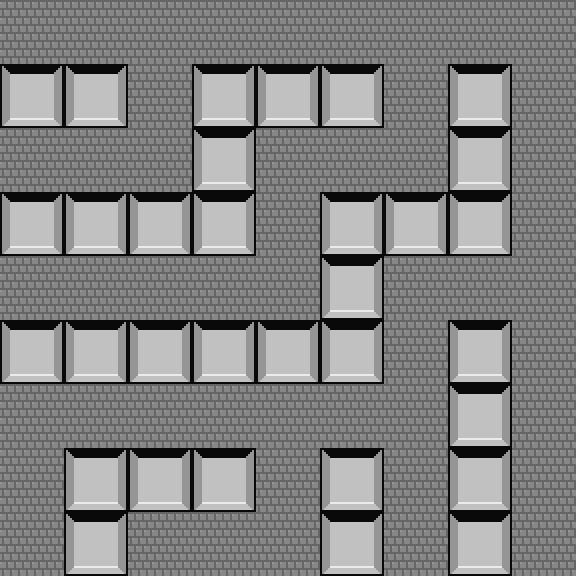

This is a level from a 2D game, rendered from its Tiled map with the project's own tilesets. A one-line summary and the complete map file follow:
An orthogonal 9x9 tile map with 64x64 px tiles, 1 tile layer (Tile Layer 1), 2 tilesets.

<map version="1.0" orientation="orthogonal" width="9" height="9" tilewidth="64" tileheight="64">
		<properties>
			<property name="name" value="Blackrock" />
		</properties>
		<tileset firstgid="1" name="graphics" tilewidth="64" tileheight="64">
			<image source="graphics2x-basic.png" width="640" height="1344" />
		</tileset>
		<tileset firstgid="211" name="walls" tilewidth="64" tileheight="64">
			<image source="graphics2x-walls.png" width="128" height="1024" />
		</tileset>
		 <layer name="Tile Layer 1" width="9" height="9">
			<data>
<tile gid="57" />
<tile gid="57" />
<tile gid="57" />
<tile gid="57" />
<tile gid="57" />
<tile gid="57" />
<tile gid="57" />
<tile gid="57" />
<tile gid="57" />
<tile gid="67" />
<tile gid="67" />
<tile gid="57" />
<tile gid="67" />
<tile gid="67" />
<tile gid="67" />
<tile gid="57" />
<tile gid="67" />
<tile gid="57" />
<tile gid="57" />
<tile gid="57" />
<tile gid="57" />
<tile gid="67" />
<tile gid="57" />
<tile gid="57" />
<tile gid="57" />
<tile gid="67" />
<tile gid="57" />
<tile gid="67" />
<tile gid="67" />
<tile gid="67" />
<tile gid="67" />
<tile gid="57" />
<tile gid="67" />
<tile gid="67" />
<tile gid="67" />
<tile gid="57" />
<tile gid="57" />
<tile gid="57" />
<tile gid="57" />
<tile gid="57" />
<tile gid="57" />
<tile gid="67" />
<tile gid="57" />
<tile gid="57" />
<tile gid="57" />
<tile gid="67" />
<tile gid="67" />
<tile gid="67" />
<tile gid="67" />
<tile gid="67" />
<tile gid="67" />
<tile gid="57" />
<tile gid="67" />
<tile gid="57" />
<tile gid="57" />
<tile gid="57" />
<tile gid="57" />
<tile gid="57" />
<tile gid="57" />
<tile gid="57" />
<tile gid="57" />
<tile gid="67" />
<tile gid="57" />
<tile gid="57" />
<tile gid="67" />
<tile gid="67" />
<tile gid="67" />
<tile gid="57" />
<tile gid="67" />
<tile gid="57" />
<tile gid="67" />
<tile gid="57" />
<tile gid="57" />
<tile gid="67" />
<tile gid="57" />
<tile gid="57" />
<tile gid="57" />
<tile gid="67" />
<tile gid="57" />
<tile gid="67" />
<tile gid="57" />
			</data>
		</layer>
	</map>
